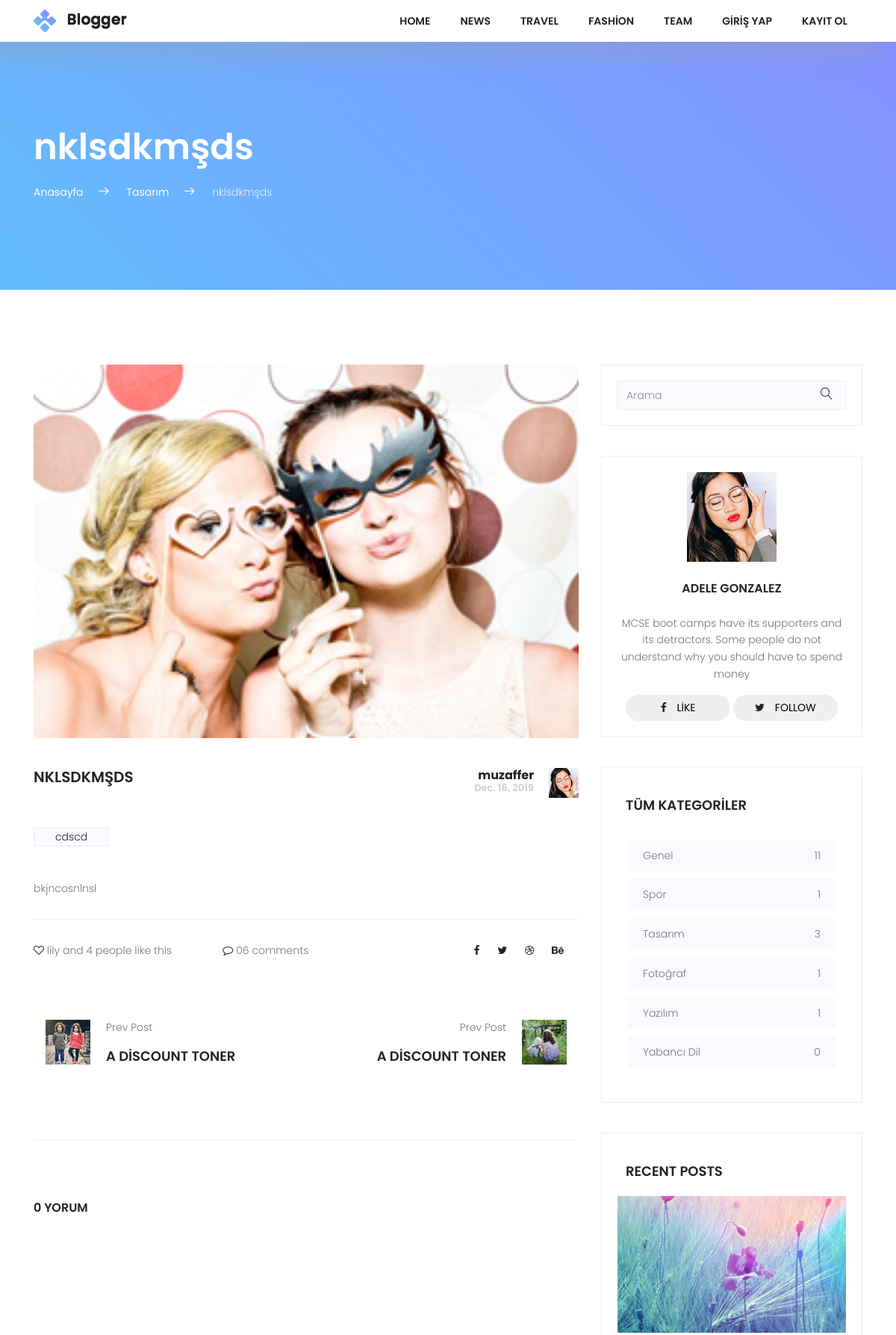
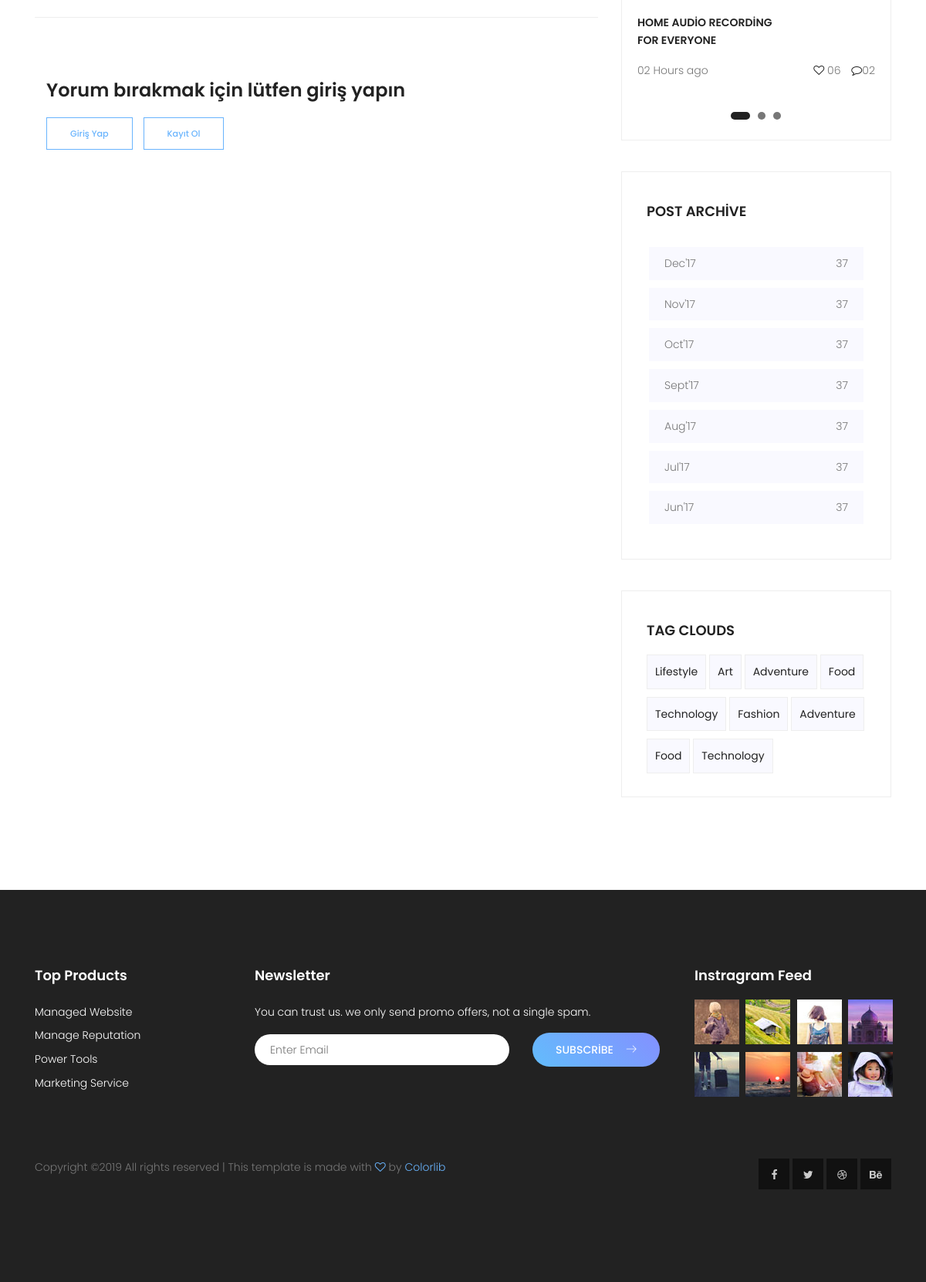
Screenshot of /detail/nklsdkmsds with the database file from the repository (2 pictures, top to bottom).
### posts/models.py (models this page shows, shortened)
class Post(models.Model):
  user = models.ForeignKey(settings.AUTH_USER_MODEL, on_delete=models.CASCADE, default=1, related_name="userposts")
  title = models.CharField(max_length=150)
  image = models.ImageField(upload_to='upload/', blank=True)
  content = models.TextField()
  slug = models.SlugField(unique=True, editable=False)
  created = models.DateField(auto_now_add=True)
  updated = models.DateField(auto_now=True)
  category = models.ForeignKey(Category, on_delete=models.CASCADE, related_name="posts")
  tag = models.ManyToManyField(Tag, related_name='posts')
  def commentCount(self):
     return self.comments.all().count()

class Category(models.Model):
  title = models.CharField(max_length=150)
  slug = models.SlugField(unique=True,editable=False)
  def postCount(self):
    return self.posts.all().count()

class Tag(models.Model):
  title = models.CharField(max_length=50)
  slug = models.SlugField(unique=True, editable=False)

### posts/views.py (the view, shortened to what this page needs)
# urls.py: path('detail/<slug:slug>', views.PostDetail.as_view(), name="single"),
class PostDetail(DetailView, FormMixin):
  template_name = "posts/single.html"
  model = Post
  context_object_name= "single"
  form_class = CreateCommentForm
  def get_context_data(self, **kwargs):
    context = super(PostDetail, self).get_context_data(**kwargs)
    context['allCategories']=Category.objects.all()
    context['form']= self.get_form()
    return context

### posts/forms.py
class CreateCommentForm(forms.ModelForm):
  def __init__(self,*args,**kwargs):
    super(CreateCommentForm,self).__init__(*args,**kwargs)
    self.helper = FormHelper()
    self.helper.form_method = 'post'
    self.helper.layout = Layout(
      Field("content", css_class="single-input", rows="3")
    )
    self.helper.add_input(Submit('submit', 'Yorum Ekle', css_class="nw-btn primary-btn mt-10"))
  class Meta:
    model = Comment
    fields = ('content',)

### posts/templates/posts/single.html (shortened to what this page needs)
{% extends "base.html" %}
{% load static %}
{% load crispy_forms_tags %}
{% block content %}
        <section class="top-section-area section-gap">
            <div class="container">
                <div class="row justify-content-between align-items-center d-flex">
                    <div class="col-lg-8 top-left">
                        <h1 class="text-white mb-20">{{ single.title }}</h1>
                        <ul>
                            <li><a href="{% url 'index' %}">Anasayfa</a><span class="lnr lnr-arrow-right"></span></li>
                            <li><a href="">{{ single.category.title }}</a><span class="lnr lnr-arrow-right"></span></li>
                            <li><span style="color:#f1f1f1">{{ single.title }}</span></li>
                        </ul>
                    </div>
                </div>
            </div>
        </section>
<div class="post-wrapper pt-100">
    <section class="post-area">
        <div class="container">
            <div class="row justify-content-center">
                <div class="col-lg-8">
                    <div class="single-page-post">
                        <img class="img-fluid" src="{{ single.image.url }}" width="100%" alt="">
                        <div class="top-wrapper ">
                            <div class="row d-flex justify-content-between">
                                <h2 class="col-lg-8 col-md-12 text-uppercase">
                                     {{ single.title }}
                                </h2>
                                <div class="col-lg-4 col-md-12 right-side d-flex justify-content-end">
                                    <div class="desc">
                                       <h2>{{ single.user.username }}</h2>
                                        <h3>{{ single.created }}</h3>
                                    </div>
                                    <div class="user-img">
                                        <img src="{% static "img/user.jpg" %}" alt="">
                                    </div>
                                </div>
                            </div>
                        </div>
                        <div class="tags">
                            <ul>
                                {% for tag in single.tag.all %}
                                <li><a href="{% url 'tag-detail' tag.slug %}">{{ tag.title }}</a></li>
                                {% endfor %}
                            </ul>
                        </div>
                        <div class="single-post-content">
                            <p>{{ single.content }}</p>
                        </div>
                        <div class="bottom-wrapper">
                            <div class="row">
                                <div class="col-lg-4 single-b-wrap col-md-12">
                                    <i class="fa fa-heart-o" aria-hidden="true"></i>
                                    lily and 4 people like this
                                </div>
                                <div class="col-lg-4 single-b-wrap col-md-12">
                                    <i class="fa fa-comment-o" aria-hidden="true"></i> 06 comments
                                </div>
                                <div class="col-lg-4 single-b-wrap col-md-12">
                                    <ul class="social-icons">
                                        <li><a href="#"><i class="fa fa-facebook" aria-hidden="true"></i></a></li>
                                        <li><a href="#"><i class="fa fa-twitter" aria-hidden="true"></i></a></li>
                                        <li><a href="#"><i class="fa fa-dribbble" aria-hidden="true"></i></a></li>
                                        <li><a href="#"><i class="fa fa-behance" aria-hidden="true"></i></a></li>
                                    </ul>
                                </div>
                            </div>
                        </div>
                        <section class="nav-area pt-50 pb-100">
                            <div class="container">
                                <div class="row justify-content-between">
                                    <div class="col-sm-6 nav-left justify-content-start d-flex">
                                        <div class="thumb">
                                            <img src="{% static "img/prev.jpg" %}" alt="">
                                        </div>
                                        <div class="details">
                                            <p>Prev Post</p>
                                            <h4 class="text-uppercase"><a href="#">A Discount Toner</a></h4>
                                        </div>
                                    </div>
                                    <div class="col-sm-6 nav-right justify-content-end d-flex">
                                        <div class="details">
                                            <p>Prev Post</p>
                                            <h4 class="text-uppercase"><a href="#">A Discount Toner</a></h4>
                                        </div>
                                        <div class="thumb">
                                            <img src="{% static "img/next.jpg" %}" alt="">
                                        </div>
                                    </div>
                                </div>
                            </div>
                        </section>
                        <section class="comment-sec-area pt-80 pb-80">
                            <div class="container">
                                <div class="row flex-column">
                                    <h5 class="text-uppercase pb-80">{{ single.commentCount }} Yorum</h5>
                                    <br>
                                    <div class="comment-list">
                                    </div>
                                </div>
                            </div>
                        </section>
                        <section class="commentform-area  pb-120 pt-80 mb-100">
                            <div class="container">
                                {% if user.is_authenticated %}
                                <h5 class="text-uppercas pb-50">Leave a Reply</h5>
                                <div class="row flex-row d-flex">
                                    {% crispy form %}
                                    <!--
                                    <div class="col-lg-6">
                                        <input name="name" placeholder="Enter your name" onfocus="this.placeholder = ''" onblur="this.placeholder = 'Enter your name'" class="common-input mb-20 form-control" required="" type="text">
                                        <input name="email" placeholder="Enter your email" onfocus="this.placeholder = ''" onblur="this.placeholder = 'Enter your email'" class="common-input mb-20 form-control" required="" type="email">
                                        <input name="Subject" placeholder="Subject" onfocus="this.placeholder = ''" onblur="this.placeholder = 'Enter your Subject'" class="common-input mb-20 form-control" required="" type="text">
                                    </div>
                                    <div class="col-lg-6">
                                        <textarea class="form-control mb-10" name="message" placeholder="Messege" onfocus="this.placeholder = ''" onblur="this.placeholder = 'Messege'" required=""></textarea>
                                        <a class="primary-btn mt-20" href="#">Comment</a>
                                    </div>
                                    -->
                                </div>
                                {% else %}
                                    <h3>Yorum bırakmak için lütfen giriş yapın</h3>
                                    <div class="button-group-area mt-10">
                                    <a class="genric-btn primary-border" href="#">Giriş Yap</a>
                                    <a class="genric-btn primary-border" href="#">Kayıt Ol</a>
                                    </div>
                                {% endif %}
                            </div>
                        </section>
                    </div>
                </div>
                <div class="col-lg-4 sidebar-area ">
                    <div class="single_widget search_widget">
                        <div id="imaginary_container">
                            <form action="{% url 'search' %}" method="GET">
                            <div class="input-group stylish-input-group">
                                <input type="text" class="form-control" name="q" placeholder="Arama" >
                                <span class="input-group-addon">
                                    <button type="submit">
                                        <span class="lnr lnr-magnifier"></span>
                                    </button>
                                </span>
                            </div>
                            </form>
                        </div>
                    </div>
                    <div class="single_widget about_widget">
                        <img src="{% static "img/asset/s-img.jpg" %}" alt="">
                        <h2 class="text-uppercase">Adele Gonzalez</h2>
                        <p>
                            MCSE boot camps have its supporters and
                            its detractors. Some people do not understand why you should have to spend money
                        </p>
                        <div class="social-link">
                            <a href="#"><button class="btn"><i class="fa fa-facebook" aria-hidden="true"></i> Like</button></a>
                            <a href="#"><button class="btn"><i class="fa fa-twitter" aria-hidden="true"></i> follow</button></a>
                        </div>
                    </div>
                    <div class="single_widget cat_widget">
                        <h4 class="text-uppercase pb-20">Tüm Kategoriler</h4>
                        <ul>
                            {% for category in allCategories %}
                            <li>
                                <a href="{% url 'category-detail' category.slug %}">{{ category.title }} <span>{{ category.postCount }}</span></a>
                            </li>
                            {% endfor %}
                        </ul>
                    </div>
                    <div class="single_widget recent_widget">
                        <h4 class="text-uppercase pb-20">Recent Posts</h4>
                        <div class="active-recent-carusel">
                            <div class="item">
                                <img src="{% static "img/asset/slider.jpg" %}" alt="">
                                <p class="mt-20 title text-uppercase">Home Audio Recording <br>
                                For Everyone</p>
                                <p>02 Hours ago <span> <i class="fa fa-heart-o" aria-hidden="true"></i>
                                06 <i class="fa fa-comment-o" aria-hidden="true"></i>02</span></p>
                            </div>
                        </div>
                    </div>
                    <div class="single_widget cat_widget">
                        <h4 class="text-uppercase pb-20">post archive</h4>
                        <ul>
                            <li>
                                <a href="#">Dec'17 <span>37</span></a>
                            </li>
                            <li>
                                <a href="#">Nov'17 <span>37</span></a>
                            </li>
                            <li>
                                <a href="#">Oct'17 <span>37</span></a>
                            </li>
                            <li>
                                <a href="#">Sept'17 <span>37</span></a>
                            </li>
                            <li>
                                <a href="#">Aug'17 <span>37</span></a>
                            </li>
                            <li>
                                <a href="#">Jul'17 <span>37</span></a>
                            </li>
                            <li>
                                <a href="#">Jun'17 <span>37</span></a>
                            </li>
                        </ul>
                    </div>
                    <div class="single_widget tag_widget">
                        <h4 class="text-uppercase pb-20">Tag Clouds</h4>
                        <ul>
                            <li><a href="#">Lifestyle</a></li>
                            <li><a href="#">Art</a></li>
                            <li><a href="#">Adventure</a></li>
                            <li><a href="#">Food</a></li>
                            <li><a href="#">Technology</a></li>
                            <li><a href="#">Fashion</a></li>
                            <li><a href="#">Adventure</a></li>
                            <li><a href="#">Food</a></li>
                            <li><a href="#">Technology</a></li>
                        </ul>
                    </div>
                </div>
            </div>
        </div>
    </section>
</div>
{% endblock %}

### rows the page displays
Post: title "nklsdkmşds", category "Tasarım", image (picture), title "NKLSDKMŞDS", user.username "muzaffer", created "Dec. 16, 2019", content "bkjncosnlnsl", commentCount "0"
Tag: title "cdscd"
Category: title "Genel", postCount "11"
Category: title "Spor", postCount "1"
Category: title "Tasarım", postCount "3"
Category: title "Fotoğraf", postCount "1"
Category: title "Yazılım", postCount "1"
Category: title "Yabancı Dil", postCount "0"
